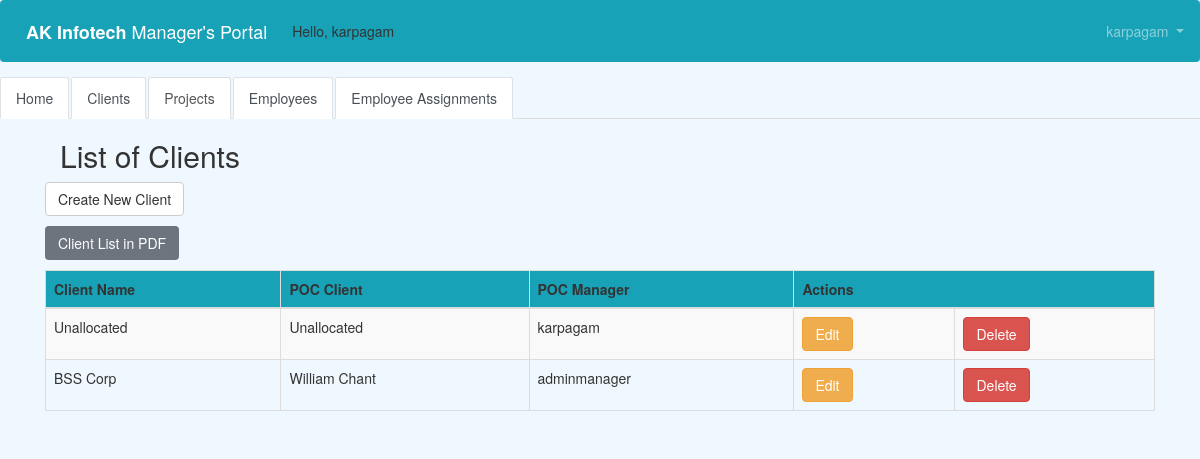
/manager/client_list/ (signed in), run on the app's committed database.
### users/models.py (models this page shows)
class CustomUser(AbstractUser):
    department = models.CharField(max_length=50, default=' ', null=True, blank=True)
    cell_phone = models.CharField(max_length=50, default='(402)000-0000')
    date_of_joining = models.DateField(null=True, blank=True)
    employee_ID = models.CharField(max_length=50, default=' ', null=True, blank=True)
    office_location = models.CharField(max_length=50, default=' ', null=True, blank=True)
    designation = models.CharField(max_length=50, default=' ', null=True, blank=True)

### manager/models.py (models this page shows, shortened)
class Client(models.Model):
    client_name = models.CharField(max_length=50, blank=False, null=False, default=' ')
    POC_client = models.CharField(max_length=50, blank=False, null=False, default=' ')
    POC_manager = models.ForeignKey(get_user_model(), on_delete=models.CASCADE)

### manager/views.py (the view)
# urls.py: path('client_list/', views.client_list, name='client_list'),
@login_required
def client_list(request):
    client = Client.objects.all()
    return render(request, 'client_list.html',
                  {'clients': client})

### templates/client_list.html (shortened to what this page needs)
{% extends 'base.html' %}
{% block content %}
<html lang="en">
    <head>
        <link rel="stylesheet" href="https://maxcdn.bootstrapcdn.com/bootstrap/3.3.4/css/bootstrap.min.css">
    </head>
    <body>
    <div class="container">
        <p>
        <h2>List of Clients</h2>
        </p>
    </div>
    <p>
    <a href="{% url 'client_new' %}" class="btn btn-default">Create New Client</a>
    </p>
<p>
    <a href="{% url 'clientlist_pdf' %}" class="btn btn-secondary">Client List in PDF</a>
    </p>
    <div>
        <table class="table table-striped table-bordered table-hover">
            <thead>
            <tr class="bg-info">
                <th>Client Name</th>
                <th>POC Client</th>
                <th>POC Manager</th>
                <th colspan="3">Actions</th>
            </tr>
            </thead>
            <tbody>
            {% for client in clients %}
                <tr>
                    <td>{{ client.client_name }}</td>
                    <td>{{ client.POC_client }}</td>
                    <td>{{ client.POC_manager }}</td>
                    <td><a href="{% url 'client_edit' pk=client.pk %}" class="btn btn-warning">Edit</a>
                    <td><a href="{% url 'client_delete' pk=client.pk %}"
                        onclick="return confirm('Deleting client will delete projects and all employee assignments. Are you sure you want to delete?')"
                        class="btn btn-danger">Delete</a>
                    </td>
                </tr>
            {% endfor %}
            </tbody>
        </table>
    </div>
        </body>
    </html>
{% endblock content %}

### templates/base.html (shortened to what this page needs)
<!doctype html>
<html lang="en">
  <head>
    <link rel="stylesheet" href="https://stackpath.bootstrapcdn.com/bootstrap/4.1.3/css/bootstrap.min.css">
  </head>
  <body>
 <nav class="navbar navbar-expand-md navbar-dark bg-info mb-4">
      <a class="navbar-brand" href="{% url 'home' %}"> <b> AK Infotech </b>Manager's Portal </a>
     {% if user.is_authenticated %}
        <ul class="navbar-nav">
          Hello, {{ user.username }}
        </ul>
      {% endif %}
      <div class="collapse navbar-collapse" id="navbarCollapse">
        {% if user.is_authenticated %}
          <ul class="navbar-nav navbar-right">
            <li class="nav-item">
              <a class="nav-link dropdown-toggle" href="#" id="userMenu"\
              data-toggle="dropdown" aria-haspopup="true" aria-expanded\
              ="false">
                {{ user.username }}
              </a>
            </li>
          </ul>
        {% endif %}
              </nav>
<div>
     <ul class="nav nav-tabs">
         <li class="nav-item">
    <a class="nav-link active" href="{%  url 'home' %}">Home</a>
  </li>
  <li class="nav-item">
    <a class="nav-link active" href="{%  url 'client_list' %}">Clients</a>
  </li>
  <li class="nav-item active">
    <a class="nav-link" href="{%  url 'project_list' %}">Projects</a>
  </li>
  <li class="nav-item">
    <a class="nav-link active" href="{%  url 'employee_list' %}">Employees</a>
  </li>
         <li class="nav-item">
    <a class="nav-link active" href="{%  url 'assignment_list' %}">Employee Assignments</a>
  </li>
</ul>
 </div>
<div class="container">
      {% block content %}
      {% endblock content %}
    </div>
  </body>
</html>

### templates/client_list.html (style rules this page uses)
body { background-color: aliceblue; }

### data on the page
CustomUser: username "karpagam"
Client: client_name "Unallocated", POC_client "Unallocated", POC_manager "karpagam"
Client: client_name "BSS Corp", POC_client "William Chant", POC_manager "adminmanager"
